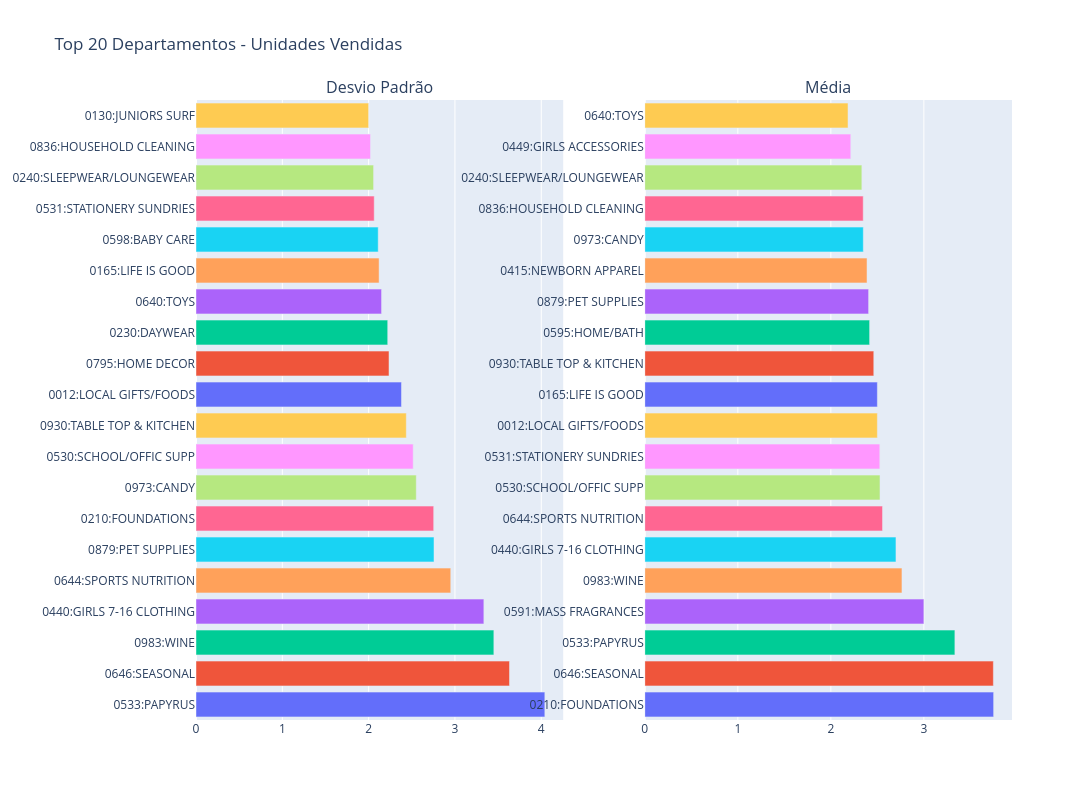

Notebook source saved alongside this figure:
### Code cell
fig_pergunta_4 = make_subplots(
  rows=1,
  cols=2,
  subplot_titles=('Desvio Padrão', 'Média')
)

for trace in fig_std_top20['data']:
    fig_pergunta_4.add_trace(trace, row=1, col=1)

for trace in fig_mean_top20['data']:
    fig_pergunta_4.add_trace(trace, row=1, col=2)

fig_pergunta_4.update_layout(height=800, width=1400, title_text='Top 20 Departamentos - Unidades Vendidas', showlegend=False)

fig_pergunta_4.show()

### Figure 1 — Plotly figure (JSON) as saved in the notebook; plotly's stock layout.template omitted (floating-point values rounded to 4 significant figures)
{"data": [{"hovertemplate": "color=0533:PAPYRUS<br>value=%{x}<br>Departamento=%{y}<extra></extra>", "legendgroup": "0533:PAPYRUS", "marker": {"color": "#636efa", "pattern": {"shape": ""}}, "name": "0533:PAPYRUS", "orientation": "h", "showlegend": true, "textposition": "auto", "type": "bar", "x": [4.041], "xaxis": "x", "y": ["0533:PAPYRUS"], "yaxis": "y"}, {"hovertemplate": "color=0646:SEASONAL<br>value=%{x}<br>Departamento=%{y}<extra></extra>", "legendgroup": "0646:SEASONAL", "marker": {"color": "#EF553B", "pattern": {"shape": ""}}, "name": "0646:SEASONAL", "orientation": "h", "showlegend": true, "textposition": "auto", "type": "bar", "x": [3.632], "xaxis": "x", "y": ["0646:SEASONAL"], "yaxis": "y"}, {"hovertemplate": "color=0983:WINE<br>value=%{x}<br>Departamento=%{y}<extra></extra>", "legendgroup": "0983:WINE", "marker": {"color": "#00cc96", "pattern": {"shape": ""}}, "name": "0983:WINE", "orientation": "h", "showlegend": true, "textposition": "auto", "type": "bar", "x": [3.451], "xaxis": "x", "y": ["0983:WINE"], "yaxis": "y"}, {"hovertemplate": "color=0440:GIRLS 7-16 CLOTHING<br>value=%{x}<br>Departamento=%{y}<extra></extra>", "legendgroup": "0440:GIRLS 7-16 CLOTHING", "marker": {"color": "#ab63fa", "pattern": {"shape": ""}}, "name": "0440:GIRLS 7-16 CLOTHING", "orientation": "h", "showlegend": true, "textposition": "auto", "type": "bar", "x": [3.335], "xaxis": "x", "y": ["0440:GIRLS 7-16 CLOTHING"], "yaxis": "y"}, {"hovertemplate": "color=0644:SPORTS NUTRITION<br>value=%{x}<br>Departamento=%{y}<extra></extra>", "legendgroup": "0644:SPORTS NUTRITION", "marker": {"color": "#FFA15A", "pattern": {"shape": ""}}, "name": "0644:SPORTS NUTRITION", "orientation": "h", "showlegend": true, "textposition": "auto", "type": "bar", "x": [2.951], "xaxis": "x", "y": ["0644:SPORTS NUTRITION"], "yaxis": "y"}, {"hovertemplate": "color=0879:PET SUPPLIES<br>value=%{x}<br>Departamento=%{y}<extra></extra>", "legendgroup": "0879:PET SUPPLIES", "marker": {"color": "#19d3f3", "pattern": {"shape": ""}}, "name": "0879:PET SUPPLIES", "orientation": "h", "showlegend": true, "textposition": "auto", "type": "bar", "x": [2.757], "xaxis": "x", "y": ["0879:PET SUPPLIES"], "yaxis": "y"}, {"hovertemplate": "color=0210:FOUNDATIONS<br>value=%{x}<br>Departamento=%{y}<extra></extra>", "legendgroup": "0210:FOUNDATIONS", "marker": {"color": "#FF6692", "pattern": {"shape": ""}}, "name": "0210:FOUNDATIONS", "orientation": "h", "showlegend": true, "textposition": "auto", "type": "bar", "x": [2.754], "xaxis": "x", "y": ["0210:FOUNDATIONS"], "yaxis": "y"}, {"hovertemplate": "color=0973:CANDY<br>value=%{x}<br>Departamento=%{y}<extra></extra>", "legendgroup": "0973:CANDY", "marker": {"color": "#B6E880", "pattern": {"shape": ""}}, "name": "0973:CANDY", "orientation": "h", "showlegend": true, "textposition": "auto", "type": "bar", "x": [2.552], "xaxis": "x", "y": ["0973:CANDY"], "yaxis": "y"}, {"hovertemplate": "color=0530:SCHOOL/OFFIC SUPP<br>value=%{x}<br>Departamento=%{y}<extra></extra>", "legendgroup": "0530:SCHOOL/OFFIC SUPP", "marker": {"color": "#FF97FF", "pattern": {"shape": ""}}, "name": "0530:SCHOOL/OFFIC SUPP", "orientation": "h", "showlegend": true, "textposition": "auto", "type": "bar", "x": [2.516], "xaxis": "x", "y": ["0530:SCHOOL/OFFIC SUPP"], "yaxis": "y"}, {"hovertemplate": "color=0930:TABLE TOP & KITCHEN<br>value=%{x}<br>Departamento=%{y}<extra></extra>", "legendgroup": "0930:TABLE TOP & KITCHEN", "marker": {"color": "#FECB52", "pattern": {"shape": ""}}, "name": "0930:TABLE TOP & KITCHEN", "orientation": "h", "showlegend": true, "textposition": "auto", "type": "bar", "x": [2.436], "xaxis": "x", "y": ["0930:TABLE TOP & KITCHEN"], "yaxis": "y"}, {"hovertemplate": "color=0012:LOCAL GIFTS/FOODS<br>value=%{x}<br>Departamento=%{y}<extra></extra>", "legendgroup": "0012:LOCAL GIFTS/FOODS", "marker": {"color": "#636efa", "pattern": {"shape": ""}}, "name": "0012:LOCAL GIFTS/FOODS", "orientation": "h", "showlegend": true, "textposition": "auto", "type": "bar", "x": [2.38], "xaxis": "x", "y": ["0012:LOCAL GIFTS/FOODS"], "yaxis": "y"}, {"hovertemplate": "color=0795:HOME DECOR<br>value=%{x}<br>Departamento=%{y}<extra></extra>", "legendgroup": "0795:HOME DECOR", "marker": {"color": "#EF553B", "pattern": {"shape": ""}}, "name": "0795:HOME DECOR", "orientation": "h", "showlegend": true, "textposition": "auto", "type": "bar", "x": [2.236], "xaxis": "x", "y": ["0795:HOME DECOR"], "yaxis": "y"}, {"hovertemplate": "color=0230:DAYWEAR<br>value=%{x}<br>Departamento=%{y}<extra></extra>", "legendgroup": "0230:DAYWEAR", "marker": {"color": "#00cc96", "pattern": {"shape": ""}}, "name": "0230:DAYWEAR", "orientation": "h", "showlegend": true, "textposition": "auto", "type": "bar", "x": [2.221], "xaxis": "x", "y": ["0230:DAYWEAR"], "yaxis": "y"}, {"hovertemplate": "color=0640:TOYS<br>value=%{x}<br>Departamento=%{y}<extra></extra>", "legendgroup": "0640:TOYS", "marker": {"color": "#ab63fa", "pattern": {"shape": ""}}, "name": "0640:TOYS", "orientation": "h", "showlegend": true, "textposition": "auto", "type": "bar", "x": [2.15], "xaxis": "x", "y": ["0640:TOYS"], "yaxis": "y"}, {"hovertemplate": "color=0165:LIFE IS GOOD<br>value=%{x}<br>Departamento=%{y}<extra></extra>", "legendgroup": "0165:LIFE IS GOOD", "marker": {"color": "#FFA15A", "pattern": {"shape": ""}}, "name": "0165:LIFE IS GOOD", "orientation": "h", "showlegend": true, "textposition": "auto", "type": "bar", "x": [2.121], "xaxis": "x", "y": ["0165:LIFE IS GOOD"], "yaxis": "y"}, {"hovertemplate": "color=0598:BABY CARE<br>value=%{x}<br>Departamento=%{y}<extra></extra>", "legendgroup": "0598:BABY CARE", "marker": {"color": "#19d3f3", "pattern": {"shape": ""}}, "name": "0598:BABY CARE", "orientation": "h", "showlegend": true, "textposition": "auto", "type": "bar", "x": [2.111], "xaxis": "x", "y": ["0598:BABY CARE"], "yaxis": "y"}, {"hovertemplate": "color=0531:STATIONERY SUNDRIES<br>value=%{x}<br>Departamento=%{y}<extra></extra>", "legendgroup": "0531:STATIONERY SUNDRIES", "marker": {"color": "#FF6692", "pattern": {"shape": ""}}, "name": "0531:STATIONERY SUNDRIES", "orientation": "h", "showlegend": true, "textposition": "auto", "type": "bar", "x": [2.065], "xaxis": "x", "y": ["0531:STATIONERY SUNDRIES"], "yaxis": "y"}, {"hovertemplate": "color=0240:SLEEPWEAR/LOUNGEWEAR<br>value=%{x}<br>Departamento=%{y}<extra></extra>", "legendgroup": "0240:SLEEPWEAR/LOUNGEWEAR", "marker": {"color": "#B6E880", "pattern": {"shape": ""}}, "name": "0240:SLEEPWEAR/LOUNGEWEAR", "orientation": "h", "showlegend": true, "textposition": "auto", "type": "bar", "x": [2.058], "xaxis": "x", "y": ["0240:SLEEPWEAR/LOUNGEWEAR"], "yaxis": "y"}, {"hovertemplate": "color=0836:HOUSEHOLD CLEANING<br>value=%{x}<br>Departamento=%{y}<extra></extra>", "legendgroup": "0836:HOUSEHOLD CLEANING", "marker": {"color": "#FF97FF", "pattern": {"shape": ""}}, "name": "0836:HOUSEHOLD CLEANING", "orientation": "h", "showlegend": true, "textposition": "auto", "type": "bar", "x": [2.022], "xaxis": "x", "y": ["0836:HOUSEHOLD CLEANING"], "yaxis": "y"}, {"hovertemplate": "color=0130:JUNIORS SURF<br>value=%{x}<br>Departamento=%{y}<extra></extra>", "legendgroup": "0130:JUNIORS SURF", "marker": {"color": "#FECB52", "pattern": {"shape": ""}}, "name": "0130:JUNIORS SURF", "orientation": "h", "showlegend": true, "textposition": "auto", "type": "bar", "x": [2.0], "xaxis": "x", "y": ["0130:JUNIORS SURF"], "yaxis": "y"}, {"hovertemplate": "color=0210:FOUNDATIONS<br>value=%{x}<br>Departamento=%{y}<extra></extra>", "legendgroup": "0210:FOUNDATIONS", "marker": {"color": "#636efa", "pattern": {"shape": ""}}, "name": "0210:FOUNDATIONS", "orientation": "h", "showlegend": true, "textposition": "auto", "type": "bar", "x": [3.75], "xaxis": "x2", "y": ["0210:FOUNDATIONS"], "yaxis": "y2"}, {"hovertemplate": "color=0646:SEASONAL<br>value=%{x}<br>Departamento=%{y}<extra></extra>", "legendgroup": "0646:SEASONAL", "marker": {"color": "#EF553B", "pattern": {"shape": ""}}, "name": "0646:SEASONAL", "orientation": "h", "showlegend": true, "textposition": "auto", "type": "bar", "x": [3.747], "xaxis": "x2", "y": ["0646:SEASONAL"], "yaxis": "y2"}, {"hovertemplate": "color=0533:PAPYRUS<br>value=%{x}<br>Departamento=%{y}<extra></extra>", "legendgroup": "0533:PAPYRUS", "marker": {"color": "#00cc96", "pattern": {"shape": ""}}, "name": "0533:PAPYRUS", "orientation": "h", "showlegend": true, "textposition": "auto", "type": "bar", "x": [3.333], "xaxis": "x2", "y": ["0533:PAPYRUS"], "yaxis": "y2"}, {"hovertemplate": "color=0591:MASS FRAGRANCES<br>value=%{x}<br>Departamento=%{y}<extra></extra>", "legendgroup": "0591:MASS FRAGRANCES", "marker": {"color": "#ab63fa", "pattern": {"shape": ""}}, "name": "0591:MASS FRAGRANCES", "orientation": "h", "showlegend": true, "textposition": "auto", "type": "bar", "x": [3.0], "xaxis": "x2", "y": ["0591:MASS FRAGRANCES"], "yaxis": "y2"}, {"hovertemplate": "color=0983:WINE<br>value=%{x}<br>Departamento=%{y}<extra></extra>", "legendgroup": "0983:WINE", "marker": {"color": "#FFA15A", "pattern": {"shape": ""}}, "name": "0983:WINE", "orientation": "h", "showlegend": true, "textposition": "auto", "type": "bar", "x": [2.764], "xaxis": "x2", "y": ["0983:WINE"], "yaxis": "y2"}, {"hovertemplate": "color=0440:GIRLS 7-16 CLOTHING<br>value=%{x}<br>Departamento=%{y}<extra></extra>", "legendgroup": "0440:GIRLS 7-16 CLOTHING", "marker": {"color": "#19d3f3", "pattern": {"shape": ""}}, "name": "0440:GIRLS 7-16 CLOTHING", "orientation": "h", "showlegend": true, "textposition": "auto", "type": "bar", "x": [2.7], "xaxis": "x2", "y": ["0440:GIRLS 7-16 CLOTHING"], "yaxis": "y2"}, {"hovertemplate": "color=0644:SPORTS NUTRITION<br>value=%{x}<br>Departamento=%{y}<extra></extra>", "legendgroup": "0644:SPORTS NUTRITION", "marker": {"color": "#FF6692", "pattern": {"shape": ""}}, "name": "0644:SPORTS NUTRITION", "orientation": "h", "showlegend": true, "textposition": "auto", "type": "bar", "x": [2.556], "xaxis": "x2", "y": ["0644:SPORTS NUTRITION"], "yaxis": "y2"}, {"hovertemplate": "color=0530:SCHOOL/OFFIC SUPP<br>value=%{x}<br>Departamento=%{y}<extra></extra>", "legendgroup": "0530:SCHOOL/OFFIC SUPP", "marker": {"color": "#B6E880", "pattern": {"shape": ""}}, "name": "0530:SCHOOL/OFFIC SUPP", "orientation": "h", "showlegend": true, "textposition": "auto", "type": "bar", "x": [2.528], "xaxis": "x2", "y": ["0530:SCHOOL/OFFIC SUPP"], "yaxis": "y2"}, {"hovertemplate": "color=0531:STATIONERY SUNDRIES<br>value=%{x}<br>Departamento=%{y}<extra></extra>", "legendgroup": "0531:STATIONERY SUNDRIES", "marker": {"color": "#FF97FF", "pattern": {"shape": ""}}, "name": "0531:STATIONERY SUNDRIES", "orientation": "h", "showlegend": true, "textposition": "auto", "type": "bar", "x": [2.526], "xaxis": "x2", "y": ["0531:STATIONERY SUNDRIES"], "yaxis": "y2"}, {"hovertemplate": "color=0012:LOCAL GIFTS/FOODS<br>value=%{x}<br>Departamento=%{y}<extra></extra>", "legendgroup": "0012:LOCAL GIFTS/FOODS", "marker": {"color": "#FECB52", "pattern": {"shape": ""}}, "name": "0012:LOCAL GIFTS/FOODS", "orientation": "h", "showlegend": true, "textposition": "auto", "type": "bar", "x": [2.5], "xaxis": "x2", "y": ["0012:LOCAL GIFTS/FOODS"], "yaxis": "y2"}, {"hovertemplate": "color=0165:LIFE IS GOOD<br>value=%{x}<br>Departamento=%{y}<extra></extra>", "legendgroup": "0165:LIFE IS GOOD", "marker": {"color": "#636efa", "pattern": {"shape": ""}}, "name": "0165:LIFE IS GOOD", "orientation": "h", "showlegend": true, "textposition": "auto", "type": "bar", "x": [2.5], "xaxis": "x2", "y": ["0165:LIFE IS GOOD"], "yaxis": "y2"}, {"hovertemplate": "color=0930:TABLE TOP & KITCHEN<br>value=%{x}<br>Departamento=%{y}<extra></extra>", "legendgroup": "0930:TABLE TOP & KITCHEN", "marker": {"color": "#EF553B", "pattern": {"shape": ""}}, "name": "0930:TABLE TOP & KITCHEN", "orientation": "h", "showlegend": true, "textposition": "auto", "type": "bar", "x": [2.462], "xaxis": "x2", "y": ["0930:TABLE TOP & KITCHEN"], "yaxis": "y2"}, {"hovertemplate": "color=0595:HOME/BATH<br>value=%{x}<br>Departamento=%{y}<extra></extra>", "legendgroup": "0595:HOME/BATH", "marker": {"color": "#00cc96", "pattern": {"shape": ""}}, "name": "0595:HOME/BATH", "orientation": "h", "showlegend": true, "textposition": "auto", "type": "bar", "x": [2.417], "xaxis": "x2", "y": ["0595:HOME/BATH"], "yaxis": "y2"}, {"hovertemplate": "color=0879:PET SUPPLIES<br>value=%{x}<br>Departamento=%{y}<extra></extra>", "legendgroup": "0879:PET SUPPLIES", "marker": {"color": "#ab63fa", "pattern": {"shape": ""}}, "name": "0879:PET SUPPLIES", "orientation": "h", "showlegend": true, "textposition": "auto", "type": "bar", "x": [2.406], "xaxis": "x2", "y": ["0879:PET SUPPLIES"], "yaxis": "y2"}, {"hovertemplate": "color=0415:NEWBORN APPAREL<br>value=%{x}<br>Departamento=%{y}<extra></extra>", "legendgroup": "0415:NEWBORN APPAREL", "marker": {"color": "#FFA15A", "pattern": {"shape": ""}}, "name": "0415:NEWBORN APPAREL", "orientation": "h", "showlegend": true, "textposition": "auto", "type": "bar", "x": [2.389], "xaxis": "x2", "y": ["0415:NEWBORN APPAREL"], "yaxis": "y2"}, {"hovertemplate": "color=0973:CANDY<br>value=%{x}<br>Departamento=%{y}<extra></extra>", "legendgroup": "0973:CANDY", "marker": {"color": "#19d3f3", "pattern": {"shape": ""}}, "name": "0973:CANDY", "orientation": "h", "showlegend": true, "textposition": "auto", "type": "bar", "x": [2.349], "xaxis": "x2", "y": ["0973:CANDY"], "yaxis": "y2"}, {"hovertemplate": "color=0836:HOUSEHOLD CLEANING<br>value=%{x}<br>Departamento=%{y}<extra></extra>", "legendgroup": "0836:HOUSEHOLD CLEANING", "marker": {"color": "#FF6692", "pattern": {"shape": ""}}, "name": "0836:HOUSEHOLD CLEANING", "orientation": "h", "showlegend": true, "textposition": "auto", "type": "bar", "x": [2.348], "xaxis": "x2", "y": ["0836:HOUSEHOLD CLEANING"], "yaxis": "y2"}, {"hovertemplate": "color=0240:SLEEPWEAR/LOUNGEWEAR<br>value=%{x}<br>Departamento=%{y}<extra></extra>", "legendgroup": "0240:SLEEPWEAR/LOUNGEWEAR", "marker": {"color": "#B6E880", "pattern": {"shape": ""}}, "name": "0240:SLEEPWEAR/LOUNGEWEAR", "orientation": "h", "showlegend": true, "textposition": "auto", "type": "bar", "x": [2.333], "xaxis": "x2", "y": ["0240:SLEEPWEAR/LOUNGEWEAR"], "yaxis": "y2"}, {"hovertemplate": "color=0449:GIRLS ACCESSORIES<br>value=%{x}<br>Departamento=%{y}<extra></extra>", "legendgroup": "0449:GIRLS ACCESSORIES", "marker": {"color": "#FF97FF", "pattern": {"shape": ""}}, "name": "0449:GIRLS ACCESSORIES", "orientation": "h", "showlegend": true, "textposition": "auto", "type": "bar", "x": [2.214], "xaxis": "x2", "y": ["0449:GIRLS ACCESSORIES"], "yaxis": "y2"}, {"hovertemplate": "color=0640:TOYS<br>value=%{x}<br>Departamento=%{y}<extra></extra>", "legendgroup": "0640:TOYS", "marker": {"color": "#FECB52", "pattern": {"shape": ""}}, "name": "0640:TOYS", "orientation": "h", "showlegend": true, "textposition": "auto", "type": "bar", "x": [2.185], "xaxis": "x2", "y": ["0640:TOYS"], "yaxis": "y2"}], "layout": {"annotations": [{"font": {"size": 16}, "showarrow": false, "text": "Desvio Padrão", "x": 0.225, "xanchor": "center", "xref": "paper", "y": 1, "yanchor": "bottom", "yref": "paper"}, {"font": {"size": 16}, "showarrow": false, "text": "Média", "x": 0.775, "xanchor": "center", "xref": "paper", "y": 1, "yanchor": "bottom", "yref": "paper"}], "height": 800, "showlegend": false, "title": {"text": "Top 20 Departamentos - Unidades Vendidas"}, "width": 1400, "xaxis": {"anchor": "y", "domain": [0, 0.45]}, "xaxis2": {"anchor": "y2", "domain": [0.55, 1]}, "yaxis": {"anchor": "x", "domain": [0, 1]}, "yaxis2": {"anchor": "x2", "domain": [0, 1]}}}
